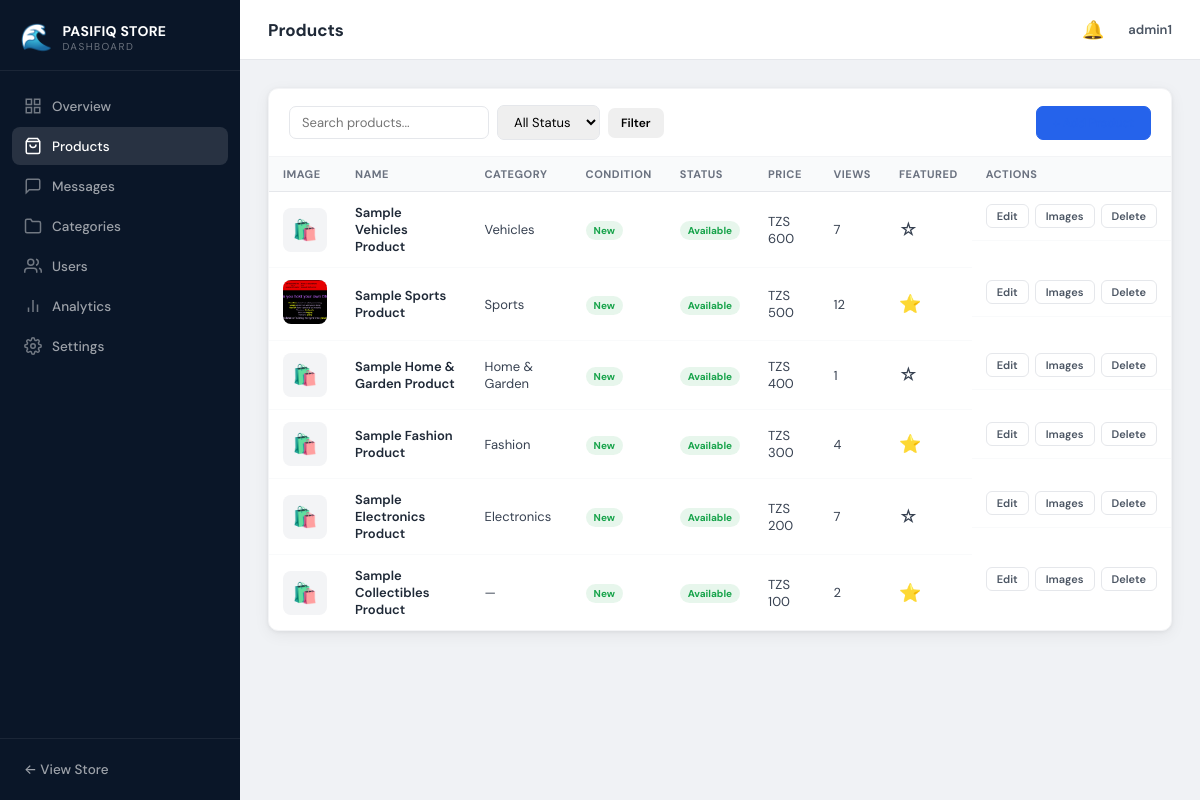
Page /dashboard/products/ (signed in) on the committed database.
### core/models.py (models this page shows, shortened)
class SiteSettings(models.Model):
    store_name = models.CharField(max_length=100, default='PASIFIQ STORE')
    tagline = models.CharField(max_length=200, blank=True)
    phone = models.CharField(max_length=20, blank=True)
    whatsapp = models.CharField(max_length=20, blank=True)
    email = models.EmailField(blank=True)
    address = models.TextField(blank=True)
    facebook = models.URLField(blank=True)
    instagram = models.URLField(blank=True)
    twitter = models.URLField(blank=True)
    logo = models.ImageField(upload_to='site/', blank=True, null=True)
    hero_image = models.ImageField(upload_to='site/', blank=True, null=True)
    about_text = models.TextField(blank=True)
    updated_at = models.DateTimeField(auto_now=True)
    class Meta:
        db_table = 'site_settings'
        verbose_name = 'Site Settings'
        verbose_name_plural = 'Site Settings'

### users/models.py (models this page shows, shortened)
class CustomUser(AbstractUser):
    bio = models.TextField(blank=True)
    avatar = models.ImageField(upload_to='avatars/', blank=True, null=True)
    phone = models.CharField(max_length=20, blank=True)
    location = models.CharField(max_length=100, blank=True)
    date_of_birth = models.DateField(null=True, blank=True)
    is_store_owner = models.BooleanField(default=False)
    email_notifications = models.BooleanField(default=True)
    created_at = models.DateTimeField(auto_now_add=True)
    updated_at = models.DateTimeField(auto_now=True)
    class Meta:
        db_table = 'users'
        indexes = [models.Index(fields=['username']), models.Index(fields=['email'])]

### products/models.py (models this page shows, shortened)
class Product(models.Model):
    CONDITION_CHOICES = [
        ('new', 'New'),
        ('used', 'Used'),
        ('refurbished', 'Refurbished'),
    ]
    STATUS_CHOICES = [
        ('available', 'Available'),
        ('sold', 'Sold'),
        ('reserved', 'Reserved'),
        ('coming_soon', 'Coming Soon'),
    ]
    name = models.CharField(max_length=200)
    slug = models.SlugField(unique=True, max_length=250)
    category = models.ForeignKey('categories.Category', related_name='products', on_delete=models.SET_NULL, null=True)
    description = models.TextField()
    short_description = models.CharField(max_length=300, blank=True)
    price = models.DecimalField(max_digits=10, decimal_places=2, null=True, blank=True)
    condition = models.CharField(max_length=20, choices=CONDITION_CHOICES, default='new')
    status = models.CharField(max_length=20, choices=STATUS_CHOICES, default='available')
    tags = models.CharField(max_length=500, blank=True, help_text='Comma-separated tags')
    location = models.CharField(max_length=100, blank=True)
    is_featured = models.BooleanField(default=False)
    is_active = models.BooleanField(default=True)
    specifications = models.JSONField(default=dict, blank=True)
    meta_title = models.CharField(max_length=200, blank=True)
    meta_description = models.CharField(max_length=300, blank=True)
    view_count = models.PositiveIntegerField(default=0)
    wishlist_count = models.PositiveIntegerField(default=0)
    comparison_count = models.PositiveIntegerField(default=0)
    inquiry_count = models.PositiveIntegerField(default=0)
    average_rating = models.DecimalField(max_digits=3, decimal_places=2, default=0)
    review_count = models.PositiveIntegerField(default=0)
    created_at = models.DateTimeField(auto_now_add=True)
    updated_at = models.DateTimeField(auto_now=True)
    class Meta:
        db_table = 'products'
        ordering = ['-created_at']
        indexes = [
            models.Index(fields=['slug']),
            models.Index(fields=['category']),
            models.Index(fields=['status']),
            models.Index(fields=['is_featured']),
            models.Index(fields=['-view_count']),
        ]
    def get_absolute_url(self):
        from django.urls import reverse
        return reverse('products:detail', kwargs={'slug': self.slug})
    @property
    def primary_image(self):
        img = self.images.filter(is_primary=True).first()
        return img or self.images.first()

class ProductImage(models.Model):
    product = models.ForeignKey(Product, related_name='images', on_delete=models.CASCADE)
    image = models.ImageField(upload_to='products/')
    alt_text = models.CharField(max_length=200, blank=True)
    is_primary = models.BooleanField(default=False)
    sort_order = models.IntegerField(default=0)
    created_at = models.DateTimeField(auto_now_add=True)
    class Meta:
        db_table = 'product_images'
        ordering = ['-is_primary', 'sort_order']

### categories/models.py (models this page shows, shortened)
class Category(models.Model):
    name = models.CharField(max_length=100)
    slug = models.SlugField(unique=True)
    description = models.TextField(blank=True)
    image = models.ImageField(upload_to='categories/', blank=True, null=True)
    parent = models.ForeignKey('self', null=True, blank=True, related_name='children', on_delete=models.SET_NULL)
    is_active = models.BooleanField(default=True)
    sort_order = models.IntegerField(default=0)
    created_at = models.DateTimeField(auto_now_add=True)
    class Meta:
        db_table = 'categories'
        verbose_name_plural = 'categories'
        ordering = ['sort_order', 'name']
        indexes = [models.Index(fields=['slug']), models.Index(fields=['parent'])]

### dashboard/views.py (the view)
@owner_required
def product_list(request):
    products = get_filtered_products(request, queryset=Product.objects.all())
    paginator = Paginator(products, 20)
    page = paginator.get_page(request.GET.get('page', 1))
    categories = Category.objects.filter(is_active=True)
    return render(request, 'dashboard/product_list.html', {
        'products': page,
        'categories': categories,
        'search': request.GET.get('q', ''),
        'selected_status': request.GET.get('status', ''),
        'selected_category': request.GET.get('category', ''),
    })

### comparison/context_processors.py (called while the page is built)
def comparison_context(request):
    if request.user.is_authenticated:
        items = ComparisonItem.objects.filter(user=request.user)
    else:
        session_key = request.session.session_key
        items = ComparisonItem.objects.filter(session_key=session_key) if session_key else ComparisonItem.objects.none()
    return {
        'comparison_count': items.count(),
        'comparison_product_ids': list(items.values_list('product_id', flat=True)),
    }

### core/context_processors.py (called while the page is built)
def global_context(request):
    try:
        site_settings = SiteSettings.objects.first()
    except:
        site_settings = None
    return {
        'store_name': getattr(site_settings, 'store_name', settings.STORE_NAME),
        'store_phone': getattr(site_settings, 'phone', settings.STORE_PHONE),
        'store_whatsapp': getattr(site_settings, 'whatsapp', settings.STORE_WHATSAPP),
        'store_email': getattr(site_settings, 'email', settings.STORE_EMAIL),
        'store_address': getattr(site_settings, 'address', settings.STORE_ADDRESS),
        'site_settings': site_settings,
    }

### notifications/context_processors.py (called while the page is built)
def notifications_context(request):
    if request.user.is_authenticated and (request.user.is_store_owner or request.user.is_superuser):
        unread = Notification.objects.filter(recipient=request.user, is_read=False).count()
        recent = Notification.objects.filter(recipient=request.user).order_by('-created_at')[:5]
    else:
        unread = 0
        recent = []
    return {'unread_notifications': unread, 'recent_notifications': recent}

### wishlist/context_processors.py (called while the page is built)
def wishlist_context(request):
    if request.user.is_authenticated:
        count = WishlistItem.objects.filter(user=request.user).count()
        ids = list(WishlistItem.objects.filter(user=request.user).values_list('product_id', flat=True))
    else:
        count = 0
        ids = []
    return {'wishlist_count': count, 'wishlist_product_ids': ids}

### templates/dashboard/product_list.html (shortened to what this page needs)
{% extends 'dashboard/base.html' %}
{% block page_title %}Products{% endblock %}
{% block content %}
<div class="panel">
    <div class="panel-header">
        <div class="panel-header-left">
            <form method="GET" class="search-form-inline">
                <input type="text" name="q" value="{{ search }}" placeholder="Search products...">
                <select name="status" onchange="this.form.submit()">
                    <option value="">All Status</option>
                </select>
                <button type="submit" class="btn btn-sm">Filter</button>
            </form>
        </div>
        <a href="{% url 'dashboard:product_create' %}" class="btn btn-primary">+ Add Product</a>
    </div>
    <table class="data-table">
        <thead>
            <tr>
                <th>Image</th>
                <th>Name</th>
                <th>Category</th>
                <th>Condition</th>
                <th>Status</th>
                <th>Price</th>
                <th>Views</th>
                <th>Featured</th>
                <th>Actions</th>
            </tr>
        </thead>
        <tbody>
            {% for product in products %}
            <tr>
                <td>
                    {% if product.primary_image %}
                    <img src="{{ product.primary_image.image.url }}" alt="" class="table-thumb">
                    {% else %}
                    <div class="table-thumb-placeholder">🛍️</div>
                    {% endif %}
                </td>
                <td>
                    <a href="{{ product.get_absolute_url }}" class="table-product-name" target="_blank">{{ product.name }}</a>
                </td>
                <td>{{ product.category.name|default:"—" }}</td>
                <td><span class="badge-condition badge-{{ product.condition }}">{{ product.get_condition_display }}</span></td>
                <td><span class="badge-status badge-status-{{ product.status }}">{{ product.get_status_display }}</span></td>
                <td>{% if product.price %}TZS {{ product.price|floatformat:0 }}{% else %}—{% endif %}</td>
                <td>{{ product.view_count }}</td>
                <td>
                    <a href="{% url 'dashboard:toggle_featured' product.pk %}" class="featured-toggle {% if product.is_featured %}featured-on{% endif %}">
                        {% if product.is_featured %}⭐{% else %}☆{% endif %}
                    </a>
                </td>
                <td class="table-actions">
                    <a href="{% url 'dashboard:product_edit' product.pk %}" class="btn btn-xs">Edit</a>
                    <a href="{% url 'dashboard:product_images' product.pk %}" class="btn btn-xs btn-outline">Images</a>
                    <a href="{% url 'dashboard:product_delete' product.pk %}" class="btn btn-xs btn-danger">Delete</a>
                </td>
            </tr>
            {% empty %}
            <tr><td colspan="9" class="table-empty">No products found. <a href="{% url 'dashboard:product_create' %}">Add one now</a>.</td></tr>
            {% endfor %}
        </tbody>
    </table>
</div>
{% endblock %}

### templates/dashboard/base.html (shortened to what this page needs)
<!DOCTYPE html>
<html lang="en">
<head>
    {% load static %}
    <link rel="stylesheet" href="{% static 'css/dashboard.css' %}">
</head>
<body class="dashboard-body">
<div class="dashboard-layout">
    <aside class="dashboard-sidebar">
        <div class="sidebar-brand">
            <span class="brand-icon">🌊</span>
            <div>
                <span class="brand-name">{{ store_name }}</span>
                <span class="brand-sub">Dashboard</span>
            </div>
        </div>
        <nav class="sidebar-nav">
            <a href="{% url 'dashboard:index' %}" class="sidebar-link {% if request.resolver_match.url_name == 'index' %}active{% endif %}">
                <svg width="18" height="18" viewBox="0 0 24 24" fill="none" stroke="currentColor" stroke-width="2"><rect x="3" y="3" width="7" height="7"/><rect x="14" y="3" width="7" height="7"/><rect x="14" y="14" width="7" height="7"/><rect x="3" y="14" width="7" height="7"/></svg>
                Overview
            </a>
            <a href="{% url 'dashboard:product_list' %}" class="sidebar-link {% if 'product' in request.resolver_match.url_name %}active{% endif %}">
                <svg width="18" height="18" viewBox="0 0 24 24" fill="none" stroke="currentColor" stroke-width="2"><path d="M6 2L3 6v14a2 2 0 0 0 2 2h14a2 2 0 0 0 2-2V6l-3-4z"/><line x1="3" y1="6" x2="21" y2="6"/><path d="M16 10a4 4 0 0 1-8 0"/></svg>
                Products
            </a>
            <a href="{% url 'dashboard:message_list' %}" class="sidebar-link {% if 'message' in request.resolver_match.url_name %}active{% endif %}">
                <svg width="18" height="18" viewBox="0 0 24 24" fill="none" stroke="currentColor" stroke-width="2"><path d="M21 15a2 2 0 0 1-2 2H7l-4 4V5a2 2 0 0 1 2-2h14a2 2 0 0 1 2 2z"/></svg>
                Messages
            </a>
            <a href="{% url 'dashboard:category_list' %}" class="sidebar-link {% if 'category' in request.resolver_match.url_name %}active{% endif %}">
                <svg width="18" height="18" viewBox="0 0 24 24" fill="none" stroke="currentColor" stroke-width="2"><path d="M22 19a2 2 0 0 1-2 2H4a2 2 0 0 1-2-2V5a2 2 0 0 1 2-2h5l2 3h9a2 2 0 0 1 2 2z"/></svg>
                Categories
            </a>
            <a href="{% url 'dashboard:user_list' %}" class="sidebar-link {% if request.resolver_match.url_name == 'user_list' %}active{% endif %}">
                <svg width="18" height="18" viewBox="0 0 24 24" fill="none" stroke="currentColor" stroke-width="2"><path d="M17 21v-2a4 4 0 0 0-4-4H5a4 4 0 0 0-4 4v2"/><circle cx="9" cy="7" r="4"/><path d="M23 21v-2a4 4 0 0 0-3-3.87"/><path d="M16 3.13a4 4 0 0 1 0 7.75"/></svg>
                Users
            </a>
            <a href="{% url 'dashboard:analytics' %}" class="sidebar-link {% if request.resolver_match.url_name == 'analytics' %}active{% endif %}">
                <svg width="18" height="18" viewBox="0 0 24 24" fill="none" stroke="currentColor" stroke-width="2"><line x1="18" y1="20" x2="18" y2="10"/><line x1="12" y1="20" x2="12" y2="4"/><line x1="6" y1="20" x2="6" y2="14"/></svg>
                Analytics
            </a>
            <a href="{% url 'dashboard:settings' %}" class="sidebar-link {% if request.resolver_match.url_name == 'settings' %}active{% endif %}">
                Settings
            </a>
        </nav>
        <div class="sidebar-footer">
            <a href="{% url 'core:home' %}" class="sidebar-link">← View Store</a>
        </div>
    </aside>
    <div class="dashboard-main">
        <header class="dashboard-topbar">
            <div class="topbar-left">
                <h1 class="dashboard-page-title">{% block page_title %}Dashboard{% endblock %}</h1>
            </div>
            <div class="topbar-right">
                <div class="notif-dropdown">
                    <button class="notif-btn" id="notifBtn">
                        🔔
                    </button>
                </div>
                <span class="topbar-user">{{ request.user.username }}</span>
            </div>
        </header>
        <div class="dashboard-content">
            {% block content %}{% endblock %}
        </div>
    </div>
</div>
</body>
</html>

### rows in the picture
SiteSettings: store_name "PASIFIQ STORE"
CustomUser: user.username "admin1"
Product: name "Sample Vehicles Product", category.name "Vehicles", condition "New", status "Available", price "600", view_count "7"
Product: primary_image.image (picture), name "Sample Sports Product", category.name "Sports", condition "New", status "Available", price "500", view_count "12"
Product: name "Sample Home & Garden Product", category.name "Home & Garden", condition "New", status "Available", price "400", view_count "1"
Product: name "Sample Fashion Product", category.name "Fashion", condition "New", status "Available", price "300", view_count "4"
Product: name "Sample Electronics Product", category.name "Electronics", condition "New", status "Available", price "200", view_count "7"
Product: name "Sample Collectibles Product", category.name "—", condition "New", status "Available", price "100", view_count "2"
